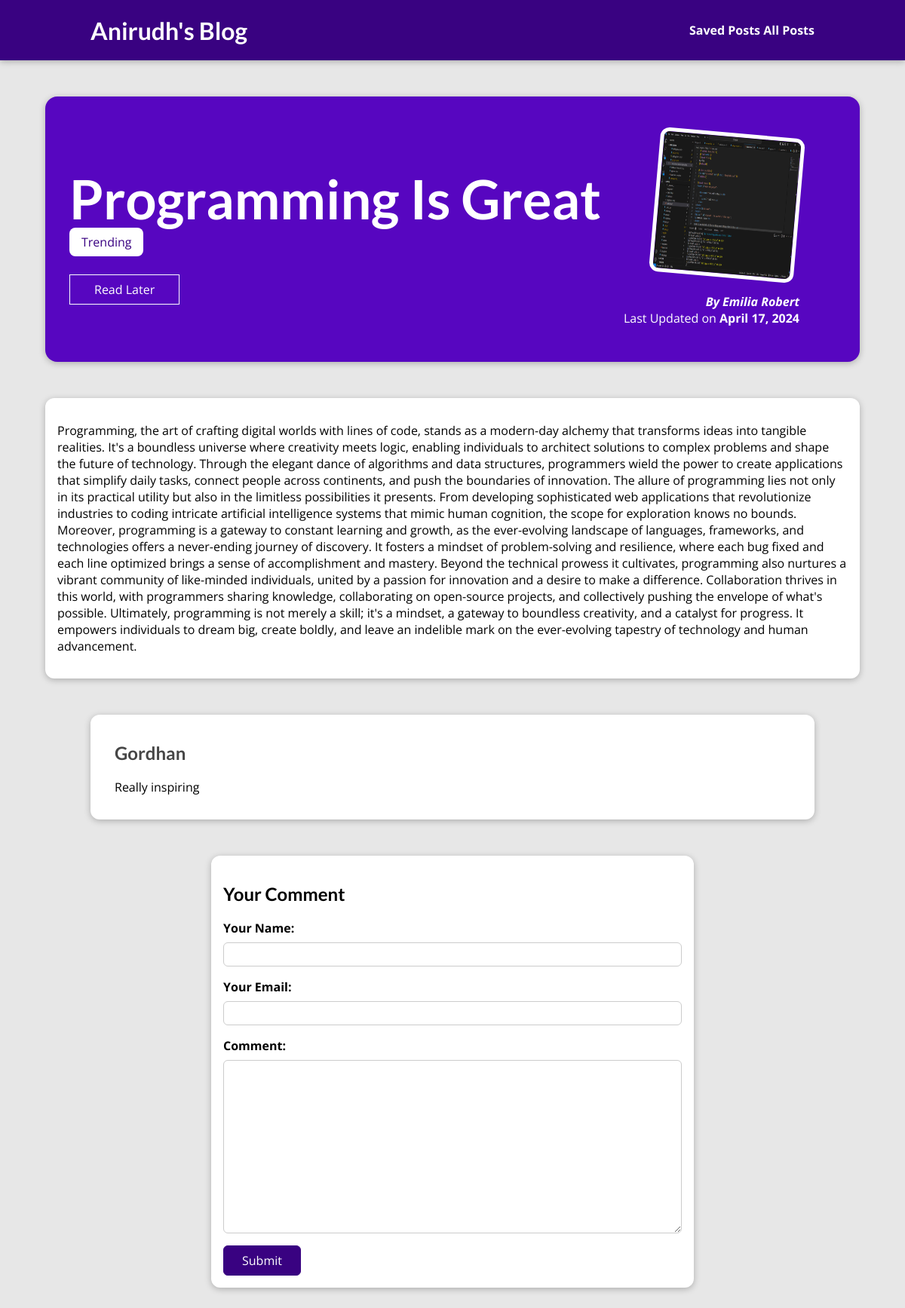
The page /posts/programming-is-great on the database its author committed.
### blog/models.py (models this page shows, shortened)
class Post(models.Model):
    title = models.CharField(max_length = 150)
    excerpt = models.CharField(max_length=200)
    image = models.ImageField(upload_to="posts", null=True)
    date = models.DateField(auto_now = True)
    slug=models.SlugField(unique = True ,db_index = True )
    content = models.TextField(validators =[MinLengthValidator(10)] )
    author = models.ForeignKey(Author , null = True, on_delete = models.SET_NULL, related_name = "posts")
    tags = models.ManyToManyField(Tag)

class Tag(models.Model):
    caption = models.CharField(max_length = 100)

class Author(models.Model):
    first_name = models.CharField(max_length = 100)
    last_name = models.CharField(max_length = 100)
    email_address = models.EmailField()
    def __str__(self) :
        return self.full_name()
    def full_name(self):
        return f"{self.first_name} {self.last_name}"

class Comment(models.Model) :
    user_name = models.CharField(max_length=100)
    user_email = models.EmailField()
    text = models.TextField(max_length=400)
    post = models.ForeignKey(Post, on_delete=models.CASCADE, related_name="comments")

### blog/views.py (the view, shortened to what this page needs)
# urls.py: path("posts/<slug:slug>",views.SinglePostDetail.as_view(),name="post-details-page"),
class SinglePostDetail(View) :
    def is_stored_post(self,request, post_id) :
        stored_posts=request.session.get("stored_posts")
        if stored_posts is not None :
         is_saved_for_later = post_id in stored_posts
        else :
         is_saved_for_later = False
        return is_saved_for_later
    def get(self, request, slug) :
       post = Post.objects.get(slug=slug)
       context = {
           "post" : post,
           "post_tags": post.tags.all(),
           "comment_form" : CommentForm(),
           "comments" : post.comments.all().order_by("-id"),
           "saved_for_later" : self.is_stored_post(request, post.id)
       }
       return render(request, "blog/post-details-page.html", context)

### blog/forms.py
class CommentForm(forms.ModelForm) :
    class Meta :
       model = Comment
       exclude = ["post"]
       labels = {
           "user_name" : "Your Name",
           "user_email" : "Your Email",
           "text" : "Comment"
       }

### blog/templates/blog/post-details-page.html (shortened to what this page needs)
{% extends "base.html"%}
{%load static %}
{% block css_files%}
<link rel="stylesheet" href="{% static "blog/post-details-page.css" %}">
{% endblock%}
{% block content%}
<section id="summary">
    <h2> {{post.title}} </h2>
    <div>
        {%for tag in post_tags%}
       <span class="tag"> {{tag.caption}}</span>
        {%endfor%}
    </div>
    <div id="read-later">
        <form action="{% url "read-later" %}" method="POST">
        <button>
            {%if saved_for_later%}
            Remove from "Read Later"
            {%else%}
            Read Later
            {%endif%}
            </button>
        </form>
    </div>
    <article>
        <img src="{{ post.image.url }}" alt="Post Title"/>
        <address>By <a href="mailto:{{post.author.email_address}}"> {{post.author}}</a></address>
        <div>
Last Updated on <time> {{post.date}} </time>
        </div>
        </article>
</section>
<main>
 {{post.content | linebreaks}}
</main>
<section id="comments">
    <ul>
{% for comment in comments%}
<li>
<h2>{{comment.user_name}}</h2>
<p>{{comment.text | linebreaks}}</p>
</li>
{%endfor%}
    </ul>
</section>
<section id="comment-form">
    <h2>Your Comment</h2>
    <form action="{% url "post-details-page" post.slug %}" method="POST">
        {% for form_field  in comment_form %}
         <div class="form-control {% if form_field.errors %}invalid{% endif %}">
            {{form_field.label_tag}}
            {{form_field}}
         </div>
        {%endfor%}
        <button>Submit</button>
    </form>
</section>
{%endblock%}

### blog/static/blog/app.css (style rules this page uses)
* { box-sizing: border-box; }
html { font-family: 'Open Sans', 'Lato', sans-serif; }
body { margin: 0; }
h1, h2, h3 { font-family: 'Lato', sans-serif; font-weight: bold; }

### blog/static/blog/post-details-page.css (style rules this page uses)
body { background-color: #e7e7e7; }
#summary { margin: 8rem auto 3rem auto; padding: 2rem; width: 90%; max-width: 90rem; border-radius: 16px; background-color: #5706c0; position: relative; box-shadow: 0 2px 8px rgba(0, 0, 0, 0.25); height: 22rem; }
#summary h2 { color: white; font-size: 4.5rem; margin-bottom: 0.25rem; }
#summary article { position: absolute; top: 2rem; right: 3rem; padding: 1rem 2rem; border-radius: 12px; text-align: right; color: white; }
#summary article img { width: 12rem; height: 12rem; border-radius: 12px; transform: rotateZ(5deg); border: 5px solid white; margin-bottom: 1rem; }
#summary address { font-weight: bold; }
#summary a { color: white; text-decoration: none; }
#summary time { font-weight: bold; }
#read-later { margin: 2rem 0; }
#read-later button { background-color: transparent; border: 1px solid white; padding: 0.5rem 2rem; font: inherit; color: white; cursor: pointer; }
main { width: 90%; max-width: 90rem; margin: 3rem auto; background-color: white; padding: 1rem; border-radius: 12px; box-shadow: 0 2px 8px rgba(0, 0, 0, 0.25); }
.tag { background-color: white; color: #390281; padding: 0.5rem 1rem; border-radius: 8px; }
#comment-form { margin: 3rem auto; width: 90%; max-width: 40rem; border-radius: 12px; background-color: white; box-shadow: 0 2px 8px rgba(0, 0, 0, 0.25); padding: 1rem; }
#comment-form button { font: inherit; background-color: #390281; color: white; border: 1px solid #390281; padding: 0.5rem 1.5rem; border-radius: 6px; cursor: pointer; }
.form-control { margin-bottom: 1rem; }
.form-control label { font-weight: bold; margin-bottom: 0.5rem; display: block; }
.form-control input, .form-control textarea { display: block; width: 100%; font: inherit; padding: 0.25rem; border-radius: 6px; border: 1px solid #ccc; }
#comments { margin: 3rem auto; width: 90%; max-width: 60rem; border-radius: 12px; background-color: white; box-shadow: 0 2px 8px rgba(0, 0, 0, 0.25); padding: 1rem 2rem; }
#comments ul { list-style: none; margin: 0; padding: 0; }
#comments li { margin-bottom: 1rem; border-bottom: 2px solid #ccc; }
#comments li:last-of-type { border-bottom: none; }
#comments h2 { color: #464646; }

### rows shown on the page
Post: title "Programming Is Great", image (picture), author "Emilia Robert", date "April 17, 2024", content "Programming, the art of crafting digital worlds with lines of code, stands as a modern-day alchemy that transforms ideas into tangible realities. It's a boundless universe where creativity meets logic, enabling individuals to architect solutions to complex problems and shape the future of technology. Through the elegant dance of algorithms and data structures, programmers wield the power to create applications that simplify daily tasks, connect people across continents, and push the boundaries of innovation. The allure of programming lies not only in its practical utility but also in the limitless possibilities it presents. From developing sophisticated web applications that revolutionize…"
Tag: caption "Trending"
Comment: user_name "Gordhan", text "Really inspiring"
